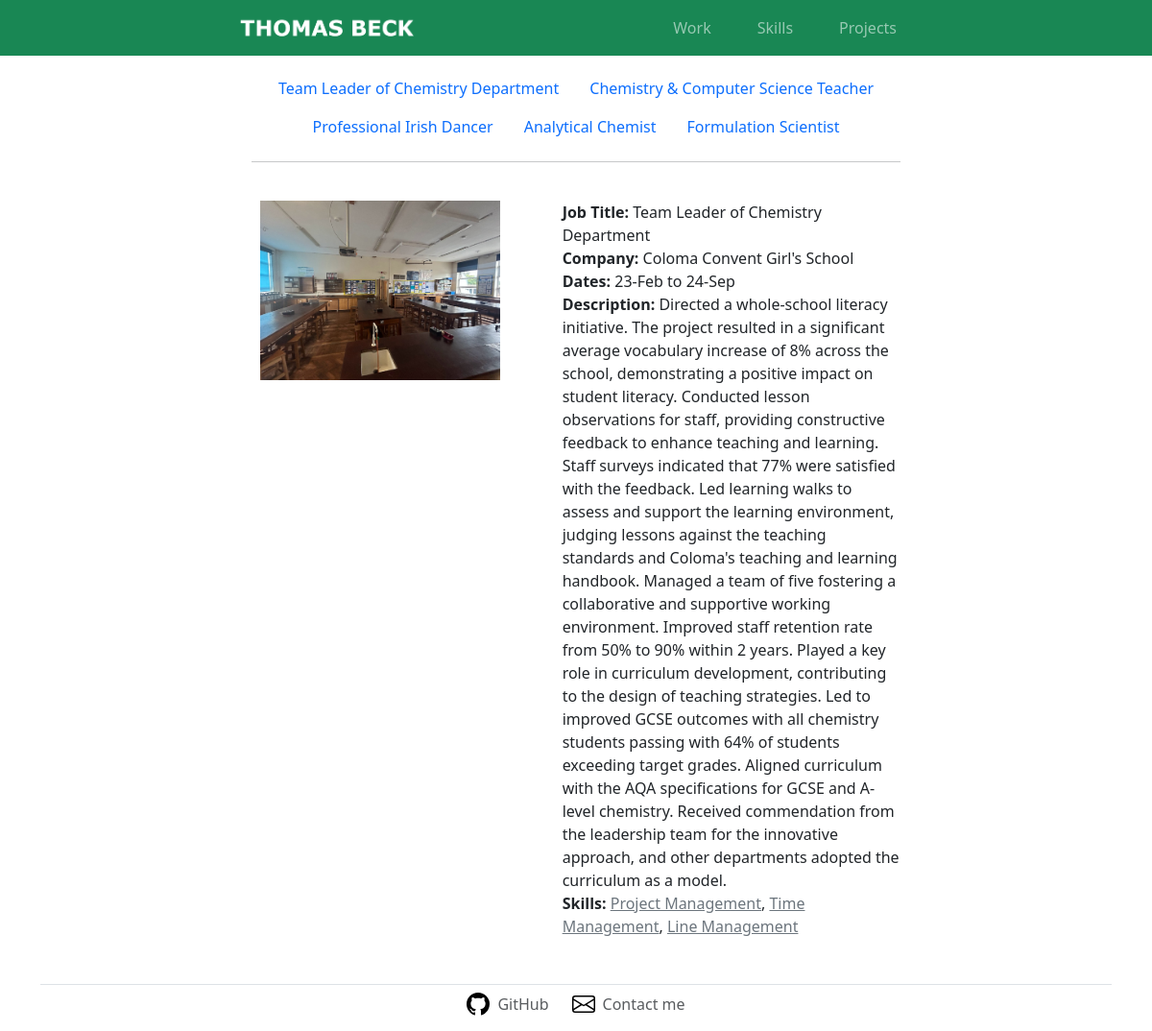
The app's page /work/1 with its own data.
### portfolio/models.py (models this page shows)
class WorkORM(Base):
    __tablename__ = 'work'
    id = Column(Integer, primary_key=True)
    title = Column(String)
    company = Column(String)
    start = Column(String)
    end = Column(String)
    description = Column(String)
    img = Column(String)
    skills: Mapped[List["SkillORM"]] = relationship("SkillORM",secondary='job_skill',back_populates='jobs')

class SkillORM(Base):
    __tablename__ = 'skills'
    id = Column(Integer, primary_key=True)
    skill = Column(String)
    type = Column(String)
    description = Column(String)
    thumbnail = Column(String)
    jobs: Mapped[List["WorkORM"]] = relationship("WorkORM", secondary='job_skill', back_populates='skills')

### portfolio/routes.py (the view)
@app.route('/work/<job_id>')
def job(job_id):
    found_work = WorkDAO.AllJobs(db)
    job_found = WorkDAO.JobById(job_id, db)
    return render_template('job.html', title='Work Experience', jobs = found_work, job = job_found)

### portfolio/models.py (called while the page is built)
    def JobById(job_id, db):
        stm = select(WorkORM).where(WorkORM.id == job_id)
        job = db.session.scalar(stm)
        return job

    def AllJobs(db):
        stm = select(WorkORM)
        jobs = db.session.scalars(stm).all()
        print(jobs)
        return jobs

### portfolio/templates/job.html
{% extends "base.html"%}
{% block content %}
<div class="container" style="max-width: 700px; margin: 0 auto;">
    <div class="workInfo">
        <ul id="listWork" class="nav justify-content-center">
            {% for job in jobs %}
            <li class="nav-item">
                <a class="nav-link" href="{{url_for('job', job_id = job.id)}}">
                    {{job.title}}</a>
            </li>
            {% endfor %}
        </ul>
    </div>
    <hr>
    <br>
    <div class="work_info row align-items-start">
        <div class="col-12 col-md-5 text-center mb-3">
            <img src="{{url_for('static', filename='img/' + job.img)}}" alt="picture from work experience" class="img-fluid" style="max-width: 250px; max-height: 300px;">
        </div>
        <div class="col-12 col-md-7">
            <ul style="list-style-type: none;">
                <li><strong>Job Title:</strong> {{job.title}}</li>
                <li><strong>Company:</strong> {{job.company}}</li>
                <li><strong>Dates:</strong> {{job.start}} to {{job.end}}</li>
                <li><strong>Description:</strong> {{job.description}}</li>
                <li><strong>Skills:</strong>
                    {% for skill in job.skills %}
                    <a href="{{url_for('skill', skill_id = skill.id)}}" class="link-secondary">{{ skill.skill }}</a>{% if not loop.last %}, {% endif %}
                    {% endfor %}
                </li>
            </ul>
        </div>
    </div>
</div>
{% endblock content %}

### portfolio/templates/base.html (shortened to what this page needs)
<!DOCTYPE html>
<html lang="en">
<head>
    <link href="https://cdn.jsdelivr.net/npm/bootstrap@5.3.0-alpha3/dist/css/bootstrap.min.css" rel="stylesheet">
</head>
<body class="d-flex flex-column min-vh-100">
    <header>
        <nav class="navbar fixed-top navbar-dark bg-success">
            <div class="container-fluid d-flex justify-content-center">
                <div class="d-flex align-items-center justify-content-between" style="width: 700px">
                    <a class="navbar-brand me-3" href="/"><img class="navbar-logo"
                            src="{{ url_for('static', filename='img/logo_thomas_beck.png') }}" alt="Thomas Beck"
                            height="30px"></a>
                    <ul class="navbar-nav d-flex flex-row gap-3">
                        <li class="nav-item mx-3">
                            <a class="nav-link" href="/work">Work</a>
                        </li>
                        <li class="nav-item mx-3">
                            <a class="nav-link" href="/skills">Skills</a>
                        </li>
                        <li class="nav-item mx-3">
                            <a class="nav-link" href="/projects">Projects</a>
                        </li>
                    </ul>
                </div>
            </div>
        </nav>
    </header>
    <br>
    <main class="flex-grow-1 mt-5">
        {% block content %} {% endblock %}
    </main>
</body>
<br>
<div class="container">
    <footer class="navbar d-flex flex-wrap justify-content-center align-items-center py-2 my-2 border-top">
        <br>
        <div class="col-12 d-flex justify-content-center gap-4">
            <a href="https://github.com/thomasbeck95" target="_blank"
                class="d-flex align-items-center text-decoration-none text-body-secondary">
                <img src="/static/img/github.svg" alt="GitHub Icon" class="me-2" style="height: 24px;"> GitHub
            </a>
            <a href="mailto:thomasbeck95@gmail.com" target="_blank"
                class="d-flex align-items-center text-decoration-none text-body-secondary">
                <img src="/static/img/envelope.svg" alt="Email Icon" class="me-2" style="height: 24px;"> Contact me
            </a>
        </div>
    </footer>
</div>
</html>

### records on screen
WorkORM: title "Team Leader of Chemistry Department", img (picture), company "Coloma Convent Girl's School", start "23-Feb", end "24-Sep", description "Directed a whole-school literacy initiative. The project resulted in a significant average vocabulary increase of 8% across the school, demonstrating a positive impact on student literacy. Conducted lesson observations for staff, providing constructive feedback to enhance teaching and learning. Staff surveys indicated that 77% were satisfied with the feedback. Led learning walks to assess and support the learning environment, judging lessons against the teaching standards and Coloma's teaching and learning handbook. Managed a team of five fostering a collaborative and supportive working environment. Improved staff retention rate from 50% to 90% within 2 years. Played a key role in…"
WorkORM: title "Chemistry & Computer Science Teacher"
WorkORM: title "Professional Irish Dancer"
WorkORM: title "Analytical Chemist"
WorkORM: title "Formulation Scientist"
SkillORM: skill "Project Management"
SkillORM: skill "Time Management"
SkillORM: skill "Line Management"
